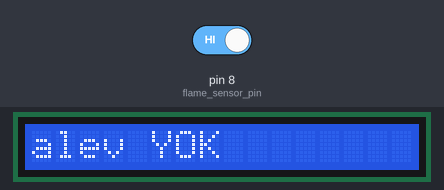
A sketch run on a simulated Arduino Uno, built with avr-gcc and run on an emulated ATmega328P. On the bench: 16×1 character LCD. The test bench sets the inputs (shaded band); at power-on: pin 8 (flame_sensor_pin) HIGH.

Above: at 1.2 s.
1.3 s: pin 8 (flame_sensor_pin) driven LOW
At 2.8 s:
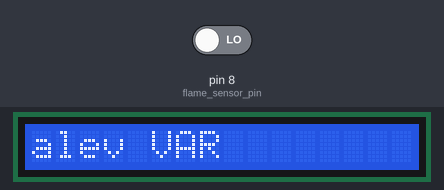
3.1 s: pin 8 (flame_sensor_pin) driven HIGH
At 4.4 s:
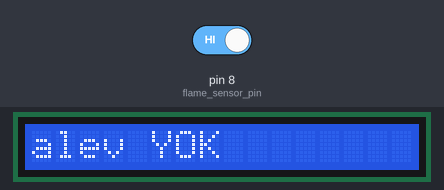
Timing chart, 0 to 6.1 s (numbered marks = the images above; inputs shaded):
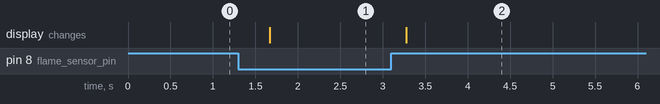

The sketch:

arduinouygulama.ino
```cpp
#include <LiquidCrystal.h>
LiquidCrystal lcd(12, 11, 5, 4, 3, 2);

int flame_sensor_pin = 8;
int flame_pin= HIGH ;

void setup() {
  pinMode ( flame_sensor_pin , INPUT );
  Serial.begin (9600);
  lcd.begin(16,1);
}
void loop() {
  {
    lcd.setCursor(0, 1);
  }
  flame_pin = digitalRead ( flame_sensor_pin ) ;
  if (flame_pin == LOW )
  {
    lcd.print("alev VAR ");
    delay(400);
  }
  else
  {
    lcd.print("alev YOK ");
    delay(400);
  }
}
```

Measured:
- after the input at 1.3 s, the display: changes after 0.37 s (image 1)
- after the input at 3.1 s, the display: changes after 0.17 s (image 2)
